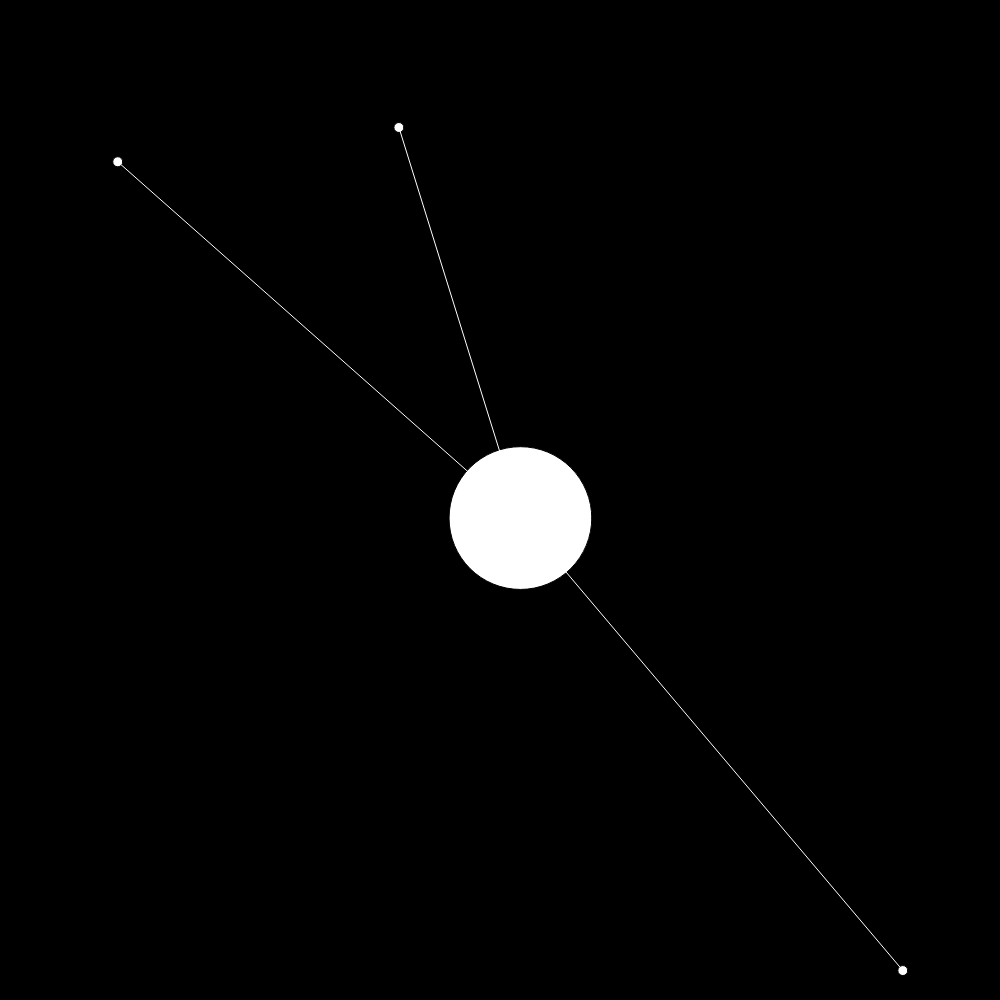
Frame 1 (no input)
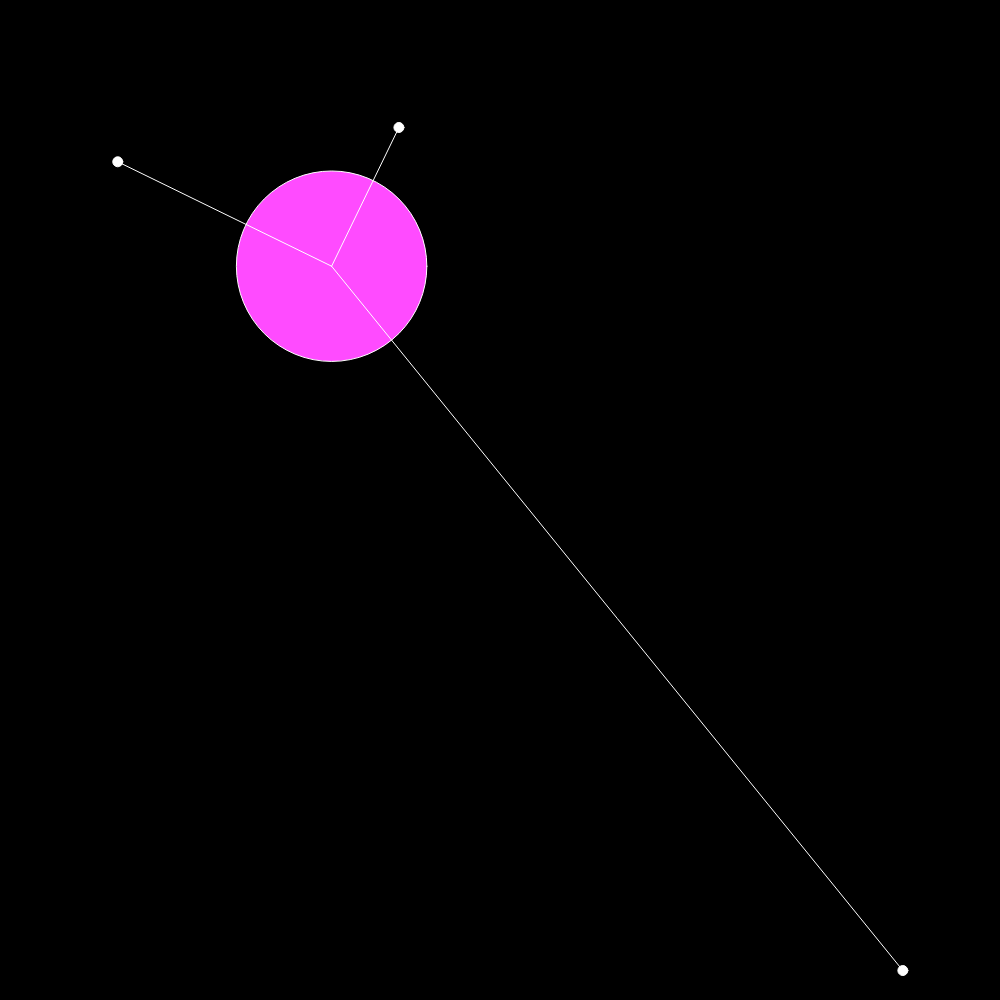
Frame 60 (no input)
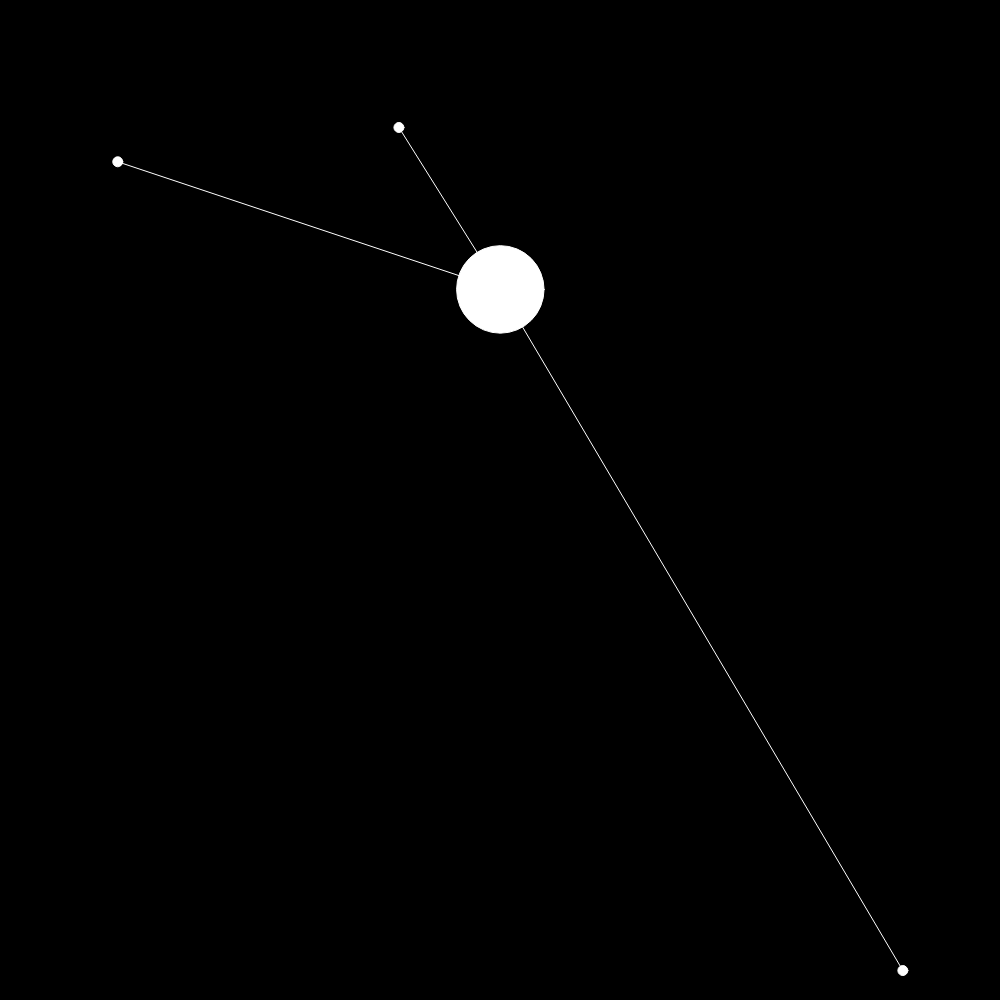
Frame 120 (the mouse pressed at the canvas centre since frame 60)

The p5.js sketch that drew these frames (run headless with seeded random() and noise() and a simulated clock; from frame 60 on, the mouse is pressed at the canvas centre):

// p5.js sketch
// ── sketch.js
let particle, particle2, particle3;

let then = Date.now();

let spring;
let spring2;
let spring3;

const fr = 60.0;
const surface_friction = 2.5;

function setup() {
  createCanvas(1000, 1000);
  frameRate(fr);

  spring = new Spring(new Particle(Math.random()* 1000, Math.random()* 1000), Math.random());

  spring2 = new Spring(new Particle(Math.random()* 1000, Math.random()* 1000), Math.random());
  spring3 = new Spring(new Particle(Math.random()* 1000, Math.random()* 1000), Math.random());
  particle = new Particle(600, 600, createVector(Math.random()* 1000 - 500, Math.random()* 1000 -500));
}

function Particle(x_, y_, velocity_ = createVector(0,0)) {
  this.velocity = velocity_;
  this.pos = createVector(x_ , y_);
  this.nudge = function (dx, dy) {
    return new Particle(x_ + dx, y_ + dy, velocity_);
  }
  this.act = function (velocity) {
    this.velocity.add(velocity);
  }
  this.update = function (time_slice, friction) {
    this.velocity.mult(1- ((1 - friction) * time_slice));
    // this.velocity.mult(friction);
    this.pos.add(p5.Vector.mult(this.velocity, time_slice));
  }
}

function Spring(particle_center_, tension_) {
  this.particle_center = particle_center_;
  this.tension = tension_;
  this.act_on_particle = function(particle, time_slice) {
    const dist = particleDist2(this.particle_center, particle);
    const direction = p5.Vector.sub(this.particle_center.pos, particle.pos).normalize();
    particle.act(direction.mult(this.tension * time_slice * dist));
  }
}

function particleDist2 (p, p2) {
  const distVec = p5.Vector.sub(p.pos, p2.pos);
  return distVec.magSq();
}

function particleDist (p, p2) {
  return p.pos().dist(p2.pos());
}

function drawParticle(particle) {
    fill(255);
    ellipse(particle.pos.x, particle.pos.y, 10, 10)
  }

function drawParticleFunk(particle) {
  const radius = particle.velocity.mag() / 50;
  fill(Math.abs(Math.round(particle.velocity.x/10,)), Math.abs(Math.round(particle.velocity.y/10,)) ,radius*5);
  ellipse(particle.pos.x, particle.pos.y, radius, radius)
}


function drawSpring(spring) {
  drawParticle(spring.particle_center);
}

function drawLine(p, p2) {
  stroke(255);
  line(p.pos.x, p.pos.y, p2.pos.x, p2.pos.y);
}

function draw() {
  const deltaTime = (Date.now() - then);
  background(0);

  const time_slice = deltaTime / 1000;

  spring.act_on_particle(particle, time_slice);
  spring2.act_on_particle(particle, time_slice);
  spring3.act_on_particle(particle, time_slice);

  particle.update(time_slice, 1 / surface_friction);
  drawParticleFunk(particle);
  drawSpring(spring);
  drawSpring(spring2);
  drawSpring(spring3);
  drawLine(spring.particle_center, particle);
  drawLine(spring2.particle_center, particle);
  drawLine(spring3.particle_center, particle);
  then = Date.now();
}
